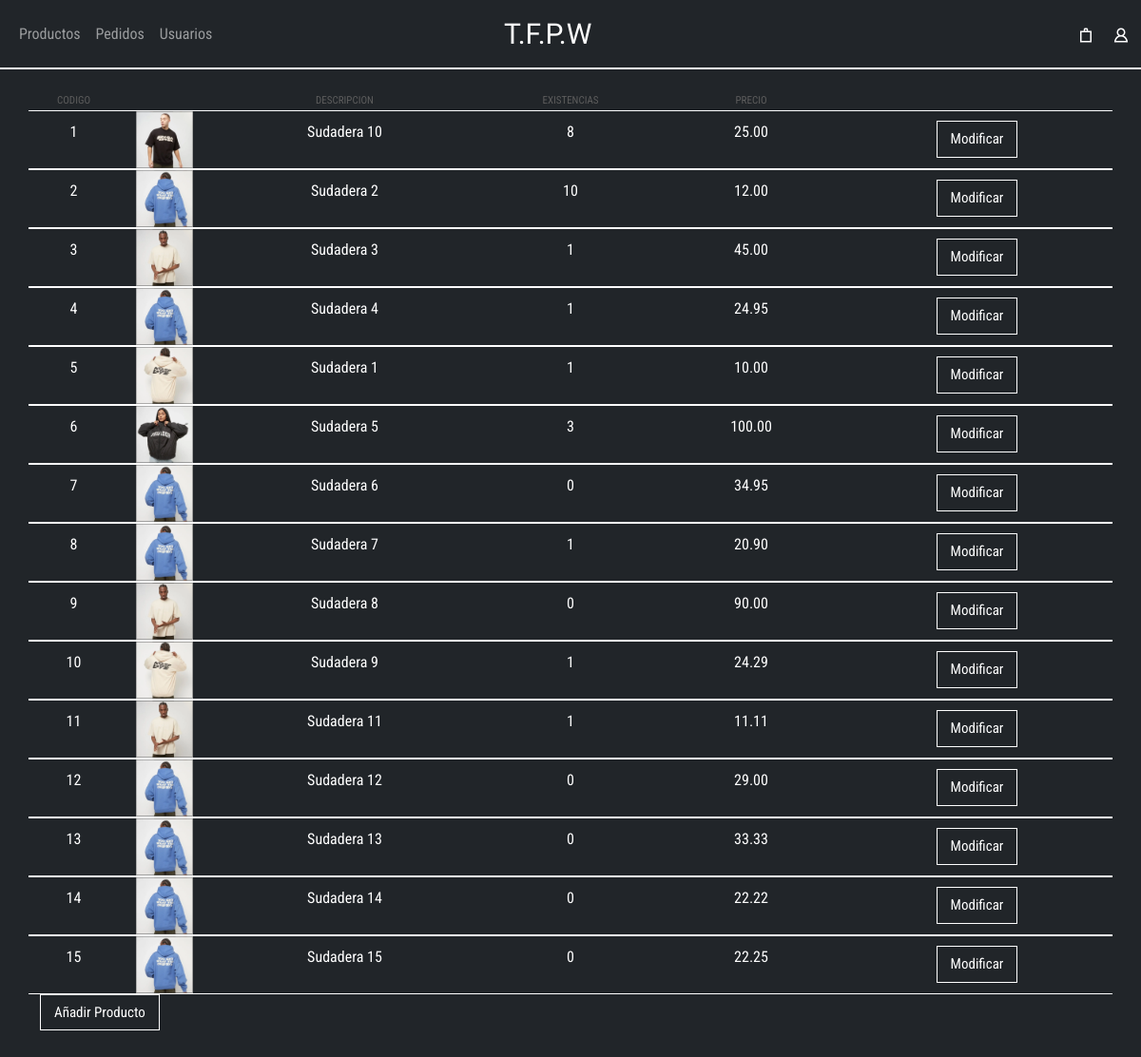
Page /practica3/administracion.php (signed in) on the committed database.
### tables this page shows
CREATE TABLE `productos` (
  `codigo` int(11) NOT NULL AUTO_INCREMENT,
  `descripcion` varchar(255) DEFAULT NULL,
  `precio` decimal(8,2) DEFAULT NULL,
  `existencias` int(11) DEFAULT NULL,
  `imagen` varchar(255) DEFAULT NULL,
  PRIMARY KEY (`codigo`)
);

### practica3/baseDatos.php (called while the page is built, shortened)
<?php
function conectar() {
   $bbdd = mysqli_connect("localhost","root","JoanGiron123","daw2");
   return $bbdd;
}
function obtenerProductos() {
   $bbdd = conectar();
   $consulta = "SELECT * FROM productos";
   $resultado = mysqli_query($bbdd,$consulta);
   return $resultado;
}
?>

### practica3/administracion.php (the view, shortened to what this page needs)
<?php require_once('baseDatos.php');
    if (isset($_SESSION['usuario']) && $_SESSION['logueado'] === true) {
        $resultados = obtenerProductos();
?>
<!DOCTYPE html>
<html lang="es">
    <head>
        <link rel="stylesheet" href="CSS/style.css">
        <link href="https://cdn.jsdelivr.net/npm/bootstrap@5.3.2/dist/css/bootstrap.min.css" rel="stylesheet">
    </head>
    <body style="background-color: #212529;">
        <mi-menu2></mi-menu2>
        <div class="container-fluid" style="position: relative; top:10px;">
            <div class="container" style="position: relative;top: 15px;">
            <div class="row">
                    <div class="col-1 d-flex justify-content-center align-items-center">
                        <p class="textAdmin">CODIGO</p>
                    </div>
                    <div class="col-1 d-flex justify-content-center align-items-center">
                    </div>
                    <div class="col-3 d-flex justify-content-center align-items-center">
                        <p class="textAdmin">DESCRIPCION</p>
                    </div>
                    <div class="col-2 d-flex justify-content-center align-items-center">
                        <p class="textAdmin">EXISTENCIAS</p>
                    </div>
                    <div class="col-2 d-flex justify-content-center align-items-center">
                        <p class="textAdmin">PRECIO</p>
                    </div>
                    <div class="col-3 d-flex justify-content-center align-items-center">
                    </div>
                </div>
            </div>
            <?php  while ($fila = mysqli_fetch_row($resultados)) {
                $codigo =  htmlspecialchars($fila[0]);
                $foto =  htmlspecialchars($fila[4]);
                $descripcion =  htmlspecialchars($fila[1]);
                $existencias =  htmlspecialchars($fila[3]);
                $precio =  htmlspecialchars($fila[2]);
                ?>
    <div class="container containerAdmin" style="margin-top:0px;">
        <div class="row">
            <div class="col-1 d-flex justify-content-center align-items-center">
                <p class="textAdmin2"><?php echo $codigo;?></p>
            </div>
            <div class="col-1 d-flex justify-content-center align-items-center">
                <img class="imgAdmin" src="Imagenes/<?php echo $foto; ?>" alt="ImagenAdministracion">
            </div>
            <div class="col-3 d-flex justify-content-center align-items-center">
                <p class="textAdmin2"><?php echo $descripcion; ?></p>
            </div>
            <div class="col-2 d-flex justify-content-center align-items-center">
                <p class="textAdmin2"><?php echo $existencias?> </p>
            </div>
            <div class="col-2 d-flex justify-content-center align-items-center">
                <p class="textAdmin2"><?php echo $precio ?></p>
            </div>
            <div class="col-3 d-flex justify-content-center align-items-center">
                <form method="post" action="modificarProd.php">
                    <div class="button-container carrito">
                        <button type="submit" class="boton-carrito">Modificar</button>
                    </div>
                </form>
            </div>
        </div>
    </div>
<?php } ?>
    <div class="container" style="position: relative; justify-content: center;">
        <button type="submit" class="boton-carrito" onclick="location.href='añadirProd.php';">Añadir Producto</button>
    </div>
            <br><br>
	</body>
</html>
<?php
    } else {
        header('Location: login.php');
        exit;
    }
?>

### practica3/CSS/style.css (style rules this page uses)
.boton-carrito { position: relative; top: 0px; right: 0px; background-color: #212529; color: #fff; border: 1px solid #fff; padding: 7px 14px; font-size: 15px; font-family: "Roboto Condensed", sans-serif; cursor: pointer; outline: none; transition: background-color 0.3s ease; }
.imgAdmin { width: 60px; }
.containerAdmin { border-top: 1px solid white; border-bottom: 1px solid white; }
.textAdmin { color:#5D5D5D; font-size: 11px; font-family: "Roboto Condensed", sans-serif; }
.textAdmin2 { color:#fff; font-family: "Roboto Condensed", sans-serif; }

### rows in the picture
productos: codigo "1", imagen (picture), descripcion "Sudadera 10", existencias "8", precio "25.00"
productos: codigo "2", imagen (picture), descripcion "Sudadera 2", existencias "10", precio "12.00"
productos: codigo "3", imagen (picture), descripcion "Sudadera 3", existencias "1", precio "45.00"
productos: codigo "4", imagen (picture), descripcion "Sudadera 4", existencias "1", precio "24.95"
productos: codigo "5", imagen (picture), descripcion "Sudadera 1", existencias "1", precio "10.00"
productos: codigo "6", imagen (picture), descripcion "Sudadera 5", existencias "3", precio "100.00"
productos: codigo "7", imagen (picture), descripcion "Sudadera 6", existencias "0", precio "34.95"
productos: codigo "8", imagen (picture), descripcion "Sudadera 7", existencias "1", precio "20.90"
productos: codigo "9", imagen (picture), descripcion "Sudadera 8", existencias "0", precio "90.00"
productos: codigo "10", imagen (picture), descripcion "Sudadera 9", existencias "1", precio "24.29"
productos: codigo "11", imagen (picture), descripcion "Sudadera 11", existencias "1", precio "11.11"
productos: codigo "12", imagen (picture), descripcion "Sudadera 12", existencias "0", precio "29.00"
productos: codigo "13", imagen (picture), descripcion "Sudadera 13", existencias "0", precio "33.33"
productos: codigo "14", imagen (picture), descripcion "Sudadera 14", existencias "0", precio "22.22"
productos: codigo "15", imagen (picture), descripcion "Sudadera 15", existencias "0", precio "22.25"
